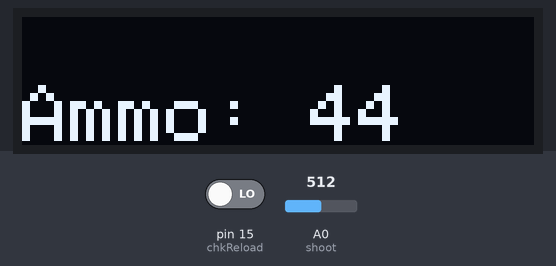
Bench run of a sketch on a simulated Arduino Uno, built with avr-gcc and run on an emulated ATmega328P. Parts: 128×32 one-colour display. Inputs (shaded band) come from the test bench; at power-on: A0 (shoot) = 512, pin 15 (chkReload) LOW. The display library's start-up logo is not drawn.

Above: at 3.2 s.
3.3 s: A0 (shoot) set to 306
At 4.4 s:
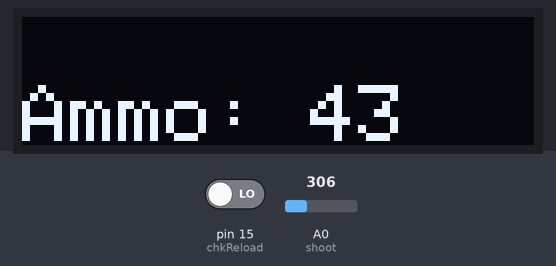
4.8 s: A0 (shoot) set to 511
At 14.8 s:
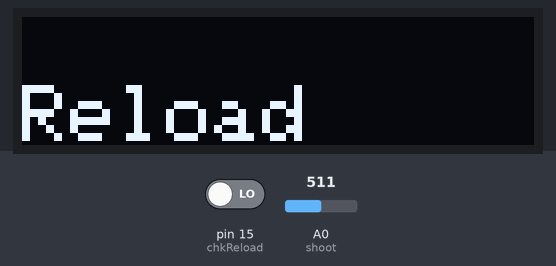
Timing chart, 0 to 15.1 s (numbered marks = the images above; inputs shaded):
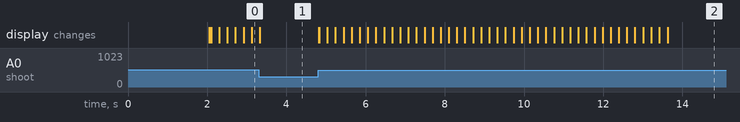

The sketch:

shot_tracker_OLED.ino
```cpp
#include <SPI.h>
#include <Wire.h>
#include <Adafruit_GFX.h>
#include <Adafruit_SSD1306.h>

#define SCREEN_WIDTH 128 // OLED display width, in pixels
#define SCREEN_HEIGHT 32 // OLED display height, in pixels


#define OLED_RESET     -1 // Resets when arduino resets. The reset pin is -1
#define SCREEN_ADDRESS 0x3C ///< See datasheet for Address; 0x3D for 128x64, 0x3C for 128x32

Adafruit_SSD1306 display(SCREEN_WIDTH, SCREEN_HEIGHT, &Wire, OLED_RESET);

const int chkReload = 15; //records reloads when this is HIGH
const int shoot = 14; //Records shot when this is HIGHpin 6 and 7 broke
const int mag = 50; //ammo capacity
const int highAnal = 110;
const int analogPin = A0;

void setup()
{
  display.begin(SSD1306_SWITCHCAPVCC, SCREEN_ADDRESS);
  display.setCursor(0,17); //not standard display so 17 pixels down as compensation
  display.display();
  delay(2000); // Play splash screen and Pause for 2 seconds


  pinMode(chkReload, INPUT);//sets the shoot and reload check pins to input
  pinMode(shoot, INPUT);

  /*Serial.begin(9600);
  Serial.print("hello World"); //don't @ me*/
}


int fire(int i) //lower one at a time
{
  int tmp = i; //better to have temp then not at all

  while (true) //Locks it and waits for input. Doesn't matter that it while true becuase of delay and ends when high anyway
  {
    int value = 0;//reset
    value = analogRead(analogPin);//constantly reads pin and will then check for any flash of light
    int convertValue = value/4; //converts the analog value (0-1023) to digital 0-255

    if (convertValue >= highAnal) //if the input is brighter then the background. This will be 30-60 while in the tracer. UV shoots it over 200
    {
      tmp--;
      return tmp;//breaks function (good thing)
   }
    else
    {
      //No shoot
    }
    delay(2);//no shoot state would use up too many resources otherwise
  }
}

void printAmount(int count)
{//basically refreshes the display with Ammo: [value]
  display.clearDisplay();
  display.setTextSize(2);
  display.setTextColor(SSD1306_WHITE);
  display.setCursor(0,17);
  display.print(F("Ammo: "));
  display.display();
  display.print(count);

  display.display();
}


void loop() //BUG currently when on first loop after boot, it just resets number back to 50 at a random point but never again
{
  bool reload;
  int tmp = 0;
  int ammo;
  int lastState;
  for (ammo = mag; ammo > 0;) //process for magazine counter. Simple process to loop, count and stop when mag capacity reached
  {

    printAmount(ammo);
    tmp = fire(ammo); //calls function for record of shot. Leave the tmp alone
    ammo = tmp;
    printAmount(ammo);
    delay(150); //delay after shot to avoid double fires from the light still being on
  }

    delay(50); //stops from running too fast. By tick is bad idea
    if (ammo == 0) //when ammo 0, starts reload process
    {
      reload = true; //true in this case is magazine in place or there. False is no magazine
      display.clearDisplay();
      display.setCursor(0,17);
      display.print(F("Reload")); //signal to reload
      display.display(); //Prints to display

      while (reload) //stops everything until reloaded.
      {
        if (digitalRead(chkReload) == HIGH) //reads pin and sets reload when high. High is mag in gun
        {
          reload = false;
          while (digitalRead(chkReload) == HIGH) { } //wait for signal to turn off and turn back on before the while(reload) checks again. This is because it takes time to reload
        }
      }
    }

  display.clearDisplay();
}
```

Measured:
- after the input at 4.8 s, the display: first changes at once (image 2 shows a later state)
